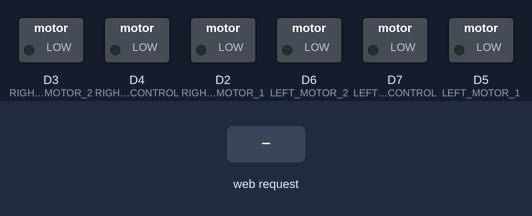
The sketch below on a simulated ESP8266 (NodeMCU). On the bench: switched loads named in the sketch (green lamp = pin HIGH). Inputs (shaded band) come from the test bench. WiFi joins after 1.5 s; servers stay silent unless stated; what the sketch prints to the serial monitor is not drawn.

Above: at 2.7 s.
2.8 s: HTTP request GET /forward received
At 4.1 s:
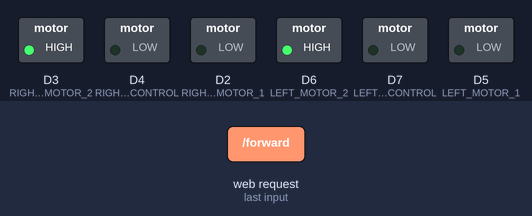
4.5 s: HTTP request GET /left received
At 5.3 s:
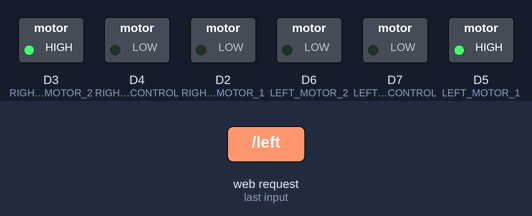
6.2 s: HTTP request GET /right received
At 7.6 s:
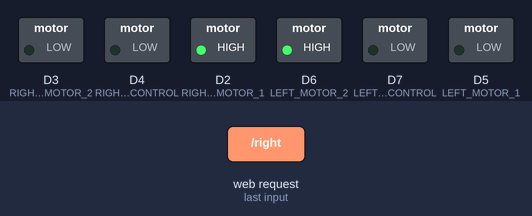
7.9 s: HTTP request GET /backward received
At 9.1 s:
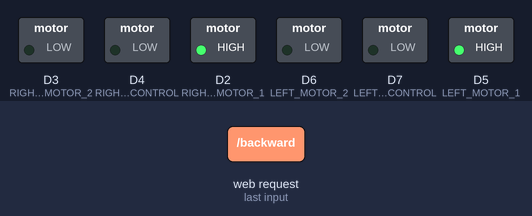
9.6 s: HTTP request GET /forward?duration=forward received
At 10.2 s:
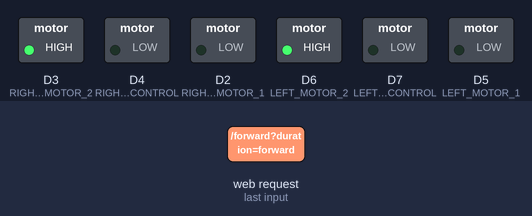
11.1 s: HTTP request GET /left?duration=forward received
At 11.4 s:
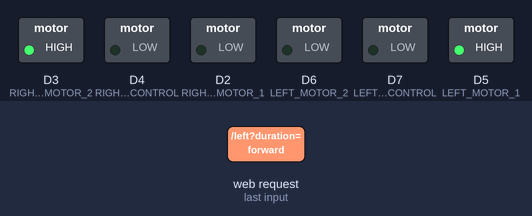
Timing chart, 0 to 13.6 s (numbered marks = the images above; inputs shaded):
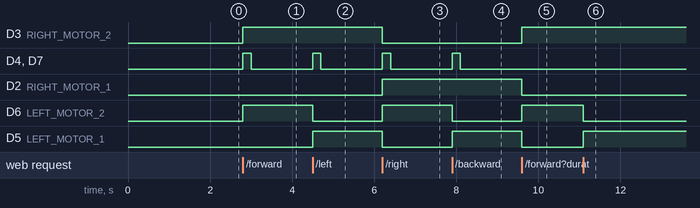

The sketch:

TrackingCar.ino
```cpp
#include <ESP8266WiFi.h>
#include <ESP8266WebServer.h>
#include <ESP8266mDNS.h>
#include <ESP8266HTTPUpdateServer.h>
#include <Arduino.h>

MDNSResponder mdns;
const char *ssid = "Minh Anh";
const char *password = "06021995";

ESP8266WebServer server(80);
ESP8266HTTPUpdateServer updater(true);

const int RIGHT_MOTOR_1 = D2;
const int RIGHT_MOTOR_2 = D3;
const int RIGHT_MOTOR_CONTROL = D4;

const int LEFT_MOTOR_1 = D5;
const int LEFT_MOTOR_2 = D6;
const int LEFT_MOTOR_CONTROL = D7;

int speed = 1000;

const int BACKWARD = -1;
const int FORWARD = 1;

void setLeftMotorDirection(int direction) {
	if (direction == BACKWARD) {
		digitalWrite(LEFT_MOTOR_1, HIGH);
		digitalWrite(LEFT_MOTOR_2, LOW);
	} else if (direction == FORWARD) {
		digitalWrite(LEFT_MOTOR_1, LOW);
		digitalWrite(LEFT_MOTOR_2, HIGH);
	} else {
		digitalWrite(LEFT_MOTOR_1, LOW);
		digitalWrite(LEFT_MOTOR_2, LOW);
	}

}

void setLeftMotorSpeed(int speed) {
	if (speed > 0) {
		setLeftMotorDirection(FORWARD);
		analogWrite(LEFT_MOTOR_CONTROL, speed);
	} else if (speed < 0) {
		setLeftMotorDirection(BACKWARD);
		analogWrite(LEFT_MOTOR_CONTROL, -speed);
	} else {
		analogWrite(LEFT_MOTOR_CONTROL, 0);
	}
}

void setRightMotorDirection(int direction) {
	if (direction == BACKWARD) {
		digitalWrite(RIGHT_MOTOR_1, HIGH);
		digitalWrite(RIGHT_MOTOR_2, LOW);
	} else if (direction == FORWARD) {
		digitalWrite(RIGHT_MOTOR_1, LOW);
		digitalWrite(RIGHT_MOTOR_2, HIGH);
	} else {
		digitalWrite(RIGHT_MOTOR_1, LOW);
		digitalWrite(RIGHT_MOTOR_2, LOW);
	}
}

void setRightMotorSpeed(int speed) {
	if (speed > 0) {
		setRightMotorDirection(FORWARD);
		analogWrite(RIGHT_MOTOR_CONTROL, speed);
	} else if (speed < 0) {
		setRightMotorDirection(BACKWARD);
		analogWrite(RIGHT_MOTOR_CONTROL, -speed);
	} else {
		analogWrite(RIGHT_MOTOR_CONTROL, 0);
	}
}

void stop() {
	setLeftMotorSpeed(0);
	setRightMotorSpeed(0);
}

void forward() {
	setLeftMotorSpeed(speed);
	setRightMotorSpeed(speed);
}

void right() {
	setLeftMotorSpeed(speed);
	setRightMotorSpeed(-speed);
}

void right2() {
	setLeftMotorSpeed(speed);
	setRightMotorSpeed(0);
}

void left() {
	setLeftMotorSpeed(-speed);
	setRightMotorSpeed(speed);
}

void left2() {
	setLeftMotorSpeed(0);
	setRightMotorSpeed(speed);
}

void backward() {
	setLeftMotorSpeed(-speed);
	setRightMotorSpeed(-speed);
}

void echoWebpage() {
	server.send(200, "text/html",
			(String) "<html><a href='/'><h1>Color tracking car control panel <small>v2.1.4</small></h1></a>"
					"<h3>Speed</h3>" + "<p><form method='get' action='/speed'>"
					"<input type='text' name='speed' value='" + speed
					+ "'><input type='submit' value='Update'></p>"
							"</form>"
							"<h3>Movement</h3>"
					+ "____<a href=\"forward\"><button>Forward</button></a><br/>"
							"<a href=\"left\"><button>Left</button></a>"
							"<a href=\"stop\"><button>Stop</button></a>"
							"<a href=\"right\"><button>Right</button></a><br/>"
							"____<a href=\"backward\"><button>Backward</button></a>"
							"<h3>Update firmware</h3>"
							"<form method='POST' action='/update' enctype='multipart/form-data'><input type='file' name='update'> <input type='submit' value='Update'></form>"
							"</html>");
}

long timeout = 0;

void setTimeout(int duration = 200) {
	if (server.hasArg("duration"))
		timeout = millis() + server.arg("duration").toInt();
	else
		timeout = millis() + duration;
}

void echoSensor() {
	server.send(200, "text/json", "Done");
}

void motors_handler() {
	if (server.hasArg("command")) {
		String command = server.arg("command");
		if (command == "forward") {
			forward();
		} else if (command == "backward") {
			backward();
		} else if (command == "left") {
			if (server.hasArg("mode2"))
				left2();
			else
				left();
		} else if (command == "right") {
			if (server.hasArg("mode2"))
				right2();
			else
				right();
		}
		setTimeout();
	}
	echoSensor();
}

void setup(void) {
	pinMode(LED_BUILTIN, OUTPUT);
	digitalWrite(LED_BUILTIN, HIGH);
	pinMode(LEFT_MOTOR_1, OUTPUT);
	pinMode(LEFT_MOTOR_2, OUTPUT);
	pinMode(RIGHT_MOTOR_1, OUTPUT);
	pinMode(RIGHT_MOTOR_2, OUTPUT);
	pinMode(RIGHT_MOTOR_CONTROL, OUTPUT);
	pinMode(LEFT_MOTOR_CONTROL, OUTPUT);
	stop();
	Serial.begin(115200);
	WiFi.begin(ssid, password);
	Serial.print("Connecting.");

	// Wait for connection
	while (WiFi.status() != WL_CONNECTED) {
		delay(500);
		Serial.print(".");
	}
	Serial.println("");
	Serial.print("Connected to ");
	Serial.println(ssid);
	Serial.print("IP address: ");
	Serial.println(WiFi.localIP());

	if (mdns.begin("esp8266", WiFi.localIP())) {
		Serial.println("MDNS responder started");
	}

	server.on("/", []() {
		echoWebpage();
	});

	server.on("/forward", []() {
		forward();
		setTimeout();
		echoWebpage();
	});
	server.on("/left", []() {
		left();
		setTimeout();
		echoWebpage();
	});
	server.on("/right", []() {
		right();
		setTimeout();
		echoWebpage();
	});
	server.on("/backward", []() {
		backward();
		setTimeout();
		echoWebpage();
	});
	server.on("/stop", []() {
		stop();
		echoWebpage();
	});
	server.on("/test", []() {
		server.send(200, "text/html", "ESP8266");
	});

	server.on("/speed", []() {
		String _speed = server.arg("speed");
		if (_speed != "") {
			speed = _speed.toInt();
		}
		echoWebpage();
	});
	server.on("/move", motors_handler);
	updater.setup(&server);
	server.begin();
	digitalWrite(LED_BUILTIN, LOW);
	Serial.println("HTTP server started :)");
}

void loop(void) {
	server.handleClient();
	if (millis() > timeout)
		stop();
}
```

Measured:
- after the input at 2.8 s, D3 (RIGHT_MOTOR_2), D6 (LEFT_MOTOR_2): LOW → HIGH at once; D4 (RIGHT_MOTOR_CONTROL), D7 (LEFT_MOTOR_CONTROL): LOW → HIGH at once, → LOW 0.20 s later
- after the input at 4.5 s, D4 (RIGHT_MOTOR_CONTROL), D7 (LEFT_MOTOR_CONTROL): LOW → HIGH at once, → LOW 0.20 s later; D6 (LEFT_MOTOR_2): HIGH → LOW at once; D5 (LEFT_MOTOR_1): LOW → HIGH at once
- after the input at 6.2 s, D3 (RIGHT_MOTOR_2), D5 (LEFT_MOTOR_1): HIGH → LOW at once; D4 (RIGHT_MOTOR_CONTROL), D7 (LEFT_MOTOR_CONTROL): LOW → HIGH at once, → LOW 0.20 s later; D2 (RIGHT_MOTOR_1), D6 (LEFT_MOTOR_2): LOW → HIGH at once
- after the input at 7.9 s, D4 (RIGHT_MOTOR_CONTROL), D7 (LEFT_MOTOR_CONTROL): LOW → HIGH at once, → LOW 0.20 s later; D6 (LEFT_MOTOR_2): HIGH → LOW at once; D5 (LEFT_MOTOR_1): LOW → HIGH at once
- after the input at 9.6 s, D3 (RIGHT_MOTOR_2), D6 (LEFT_MOTOR_2): LOW → HIGH at once; D2 (RIGHT_MOTOR_1), D5 (LEFT_MOTOR_1): HIGH → LOW at once
- after the input at 11.1 s, D6 (LEFT_MOTOR_2): HIGH → LOW at once; D5 (LEFT_MOTOR_1): LOW → HIGH at once
